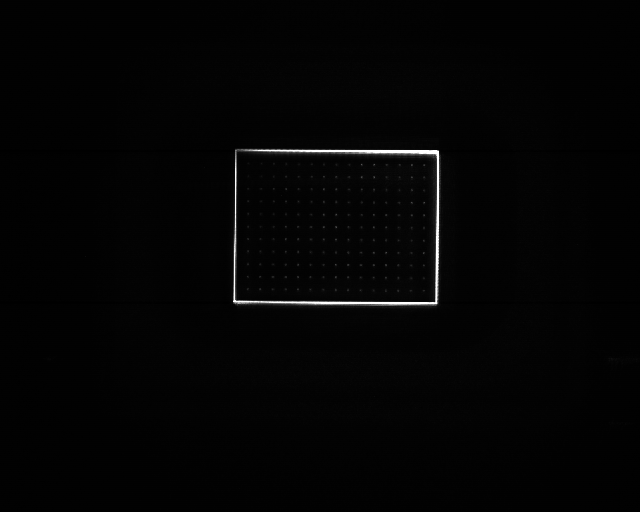
#> input picture TexContents/Figures/DMD/grid-unmapped.bmp, 640 x 512 px, found by its file name
$ python grid.py
#> lines starting #> are read from the running program, lines starting #| are printed output that depends on the picture
import imageio
import numpy as np
import matplotlib as mpl
import matplotlib.pyplot as plt
from mpl_toolkits.axes_grid1 import make_axes_locatable
import json
from pathlib import Path
import cmocean as cmo

from mpl_toolkits.axes_grid1 import make_axes_locatable

mpl.rc('text', usetex=True)


colourPath = Path().home() / \
    "Google Drive/Studium/Cambridge/thesis/TexContents/Figures/colours.json"
with open(colourPath) as f:
#> (reads TexContents/Figures/colours.json from the repository)
    j = json.load(f)
    src = j["cmap_src"]
    name = j["cmap"]
    if src == "mpl":
        cmap = mpl.cm.get_cmap(name)
    elif src == "cmocean":
        cmap = cmo.cm.cmap_d[name]

    clist = j["crgb_list"]


# [13 lines of commented-out code are left out]

figPath = Path().home() / \
    "Google Drive/Studium/Cambridge/thesis/TexContents/Figures/DMD"
im = imageio.imread(figPath / 'grid-unmapped.bmp')
#> im is the input picture: shape (512, 640); min 0, max 255, mean 4

dpi = 72
scale = 1
imageextent = (220 * scale, 454 * scale, 140 * scale, 318 * scale)

im = np.asarray(im).astype(float)
im = im[imageextent[2]:imageextent[3], imageextent[0]:imageextent[1]]
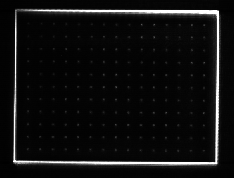
#> im: shape (178, 234) float64; min 0, max 255, mean 16.2
fig = plt.figure()
spaceRight = 1.25
ax = plt.Axes(fig, [0., 0., 1. / spaceRight, 1.])
sh = np.shape(im)
#> sh = (178, 234)
fig.set_size_inches(sh[1] * spaceRight / dpi, sh[0] / dpi)
ax.set_axis_off()
fig.add_axes(ax)
ax.imshow(im, cmap='gray', extent=imageextent, interpolation='nearest')
# ax.imshow(np.array([[[255, 255, 255, 0]]], dtype='uint8'),
#           cmap='gray', extent=imageextent)


# trans = mpl.transforms.offset_copy(ax.transAxes,
#                                    fig=fig, x=0.06, y=-0.06, units='inches')

axins = ax.inset_axes([0.73,  # 0.65,
                       0.5, 0.47, 0.47])
x1, x2, y1, y2 = 318, 354, 188, 224
x1 = scale * x1
x2 = scale * x2
y1 = scale * y1
y2 = scale * y2

vmax = int(np.max(im[y1 - imageextent[2]:y2 - imageextent[2],
                     x1 - imageextent[0]:x2 - imageextent[0]]))
#> vmax = 69

vmin = 0

vmax = vmax if (vmax - vmin) % 2 == 0 else vmax + 1
#> vmax = 70
#> (the run stopped early here; a loop or call above may not have finished)
